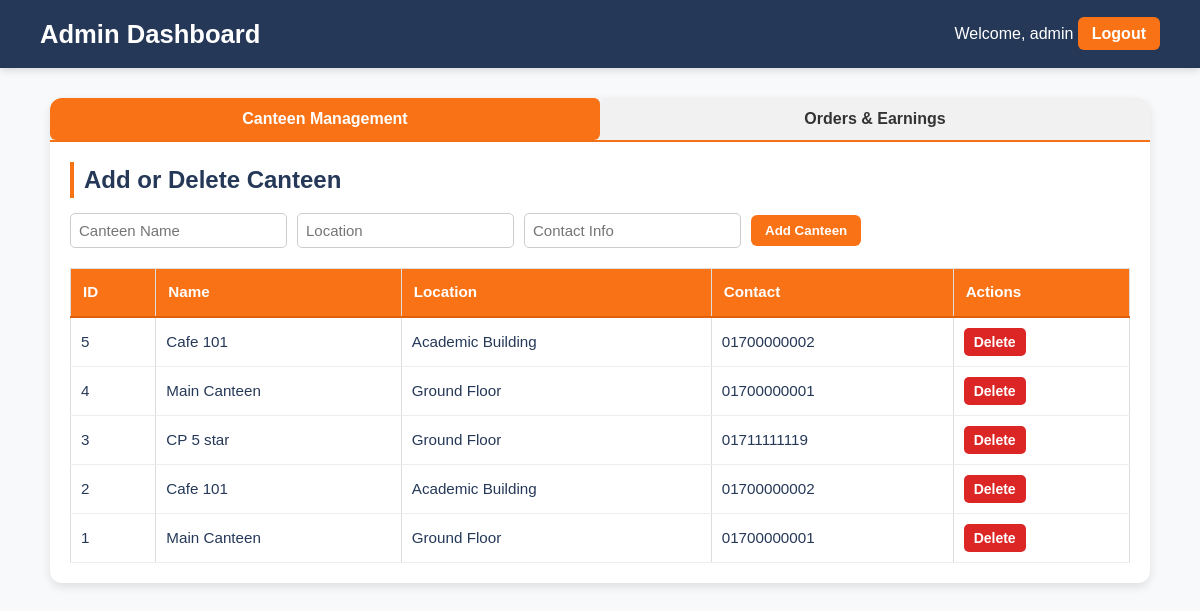
The app's page /admin-dashboard.php (signed in) with its own data.
### tables this page shows
CREATE TABLE `canteens` (
  `id` int(11) NOT NULL,
  `name` varchar(100) NOT NULL,
  `location` varchar(150) DEFAULT NULL,
  `contact_info` varchar(100) DEFAULT NULL,
  `created_at` timestamp NOT NULL DEFAULT current_timestamp()
);

### admin-dashboard.php (the view, shortened to what this page needs)
<?php
include 'api/db.php';
?>
<!DOCTYPE html>
<html lang="en">
<head>
  <link rel="stylesheet" href="css/dashboard.css">
</head>
<body>
  <nav class="navbar">
    <h1>Admin Dashboard</h1>
    <div>
      Welcome, <?php echo htmlspecialchars($_SESSION['user_name']); ?>
      <a href="api/logout.php" class="logout-btn">Logout</a>
    </div>
  </nav>
  <div class="tab-container">
    <div class="tab-buttons">
      <button class="tab-btn active" data-tab="canteens">Canteen Management</button>
      <button class="tab-btn" data-tab="reports">Orders & Earnings</button>
    </div>
    <div id="canteens" class="tab-content active">
      <h2>Add or Delete Canteen</h2>
      <form id="addCanteenForm">
        <input type="text" name="name" placeholder="Canteen Name" required>
        <input type="text" name="location" placeholder="Location">
        <input type="text" name="contact_info" placeholder="Contact Info">
        <button type="submit">Add Canteen</button>
      </form>
      <table>
        <thead>
          <tr><th>ID</th><th>Name</th><th>Location</th><th>Contact</th><th>Actions</th></tr>
        </thead>
        <tbody id="canteenTable">
          <?php
            $result = $conn->query("SELECT * FROM canteens ORDER BY id DESC");
            while ($row = $result->fetch_assoc()) {
              echo "<tr>
                      <td>{$row['id']}</td>
                      <td>{$row['name']}</td>
                      <td>{$row['location']}</td>
                      <td>{$row['contact_info']}</td>
                      <td><button class='delete-btn' data-id='{$row['id']}'>Delete</button></td>
                    </tr>";
            }
          ?>
        </tbody>
      </table>
    </div>
  </div>
</body>
</html>

### css/dashboard.css (style rules this page uses)
* { margin: 0; padding: 0; box-sizing: border-box; }
body { font-family: "Poppins", sans-serif; background: #f8f9fb; color: #253858; line-height: 1.5; overflow-x: hidden; }
.navbar { background: #253858; color: white; display: flex; justify-content: space-between; align-items: center; padding: 15px 40px; box-shadow: 0 2px 8px rgba(0, 0, 0, 0.15); position: sticky; top: 0; z-index: 1000; }
.navbar h1 { font-size: 1.6rem; font-weight: 600; }
.navbar a.logout-btn { background: #f97316; color: white; padding: 8px 14px; border-radius: 6px; font-weight: 600; text-decoration: none; transition: 0.3s; }
.tab-container { width: 95%; max-width: 1100px; margin: 30px auto 60px; background: #fff; border-radius: 12px; box-shadow: 0 4px 10px rgba(0, 0, 0, 0.1); overflow: hidden; }
.tab-buttons { display: flex; background: #f2f4f8; border-bottom: 2px solid #f97316; }
.tab-buttons button { flex: 1; background: transparent; border: none; padding: 14px; font-size: 1rem; font-weight: 600; color: #253858; cursor: pointer; transition: all 0.3s ease; }
.tab-buttons button.active { background: #f97316; color: #fff; }
.tab-content { display: none; padding: 25px 30px; background: #fff; animation: fadeIn 0.4s ease; }
.tab-content.active { display: block; }
h2, h3 { color: #253858; margin-bottom: 15px; font-weight: 600; }
form { display: flex; flex-wrap: wrap; gap: 12px; align-items: center; margin-bottom: 20px; }
input, select { padding: 10px 12px; border: 1px solid #ccc; border-radius: 8px; font-size: 15px; min-width: 180px; transition: border-color 0.3s, box-shadow 0.3s; }
button { background: #f97316; color: white; border: none; padding: 10px 18px; border-radius: 8px; cursor: pointer; font-weight: 600; transition: all 0.3s; }
table { width: 100%; border-collapse: collapse; margin-top: 10px; font-size: 0.95rem; }
table th { background: #f97316; color: white; padding: 12px; text-align: left; font-weight: 600; border-bottom: 2px solid #e25f0b; }
table td { padding: 10px; border-bottom: 1px solid #eee; }
.delete-btn { background: #dc2626; color: white; border: none; padding: 6px 10px; border-radius: 5px; cursor: pointer; font-size: 14px; transition: 0.3s; }
#canteens h2, #reports h2 { border-left: 4px solid #f97316; padding-left: 10px; }

### admin-dashboard.php (style rules this page uses)
.tab-container { margin: 30px auto; width: 95%; max-width: 1100px; }
.tab-buttons { display: flex; border-bottom: 2px solid #f97316; }
.tab-buttons button { flex: 1; padding: 12px; border: none; background: #f1f1f1; color: #333; font-weight: 600; cursor: pointer; transition: 0.3s; }
.tab-buttons button.active { background: #f97316; color: white; }
.tab-content { display: none; padding: 20px; background: white; border-radius: 0 0 10px 10px; box-shadow: 0 3px 10px rgba(0,0,0,0.1); }
.tab-content.active { display: block; }
table { width: 100%; border-collapse: collapse; margin-top: 15px; }
table, th, td { border: 1px solid #ddd; text-align: left; }
th, td { padding: 10px; }
th { background: #f97316; color: white; }
form { margin-top: 15px; display: flex; flex-wrap: wrap; gap: 10px; align-items: center; }
input, select { padding: 8px; border: 1px solid #ccc; border-radius: 5px; }
button { background: #f97316; color: white; border: none; padding: 8px 14px; border-radius: 6px; cursor: pointer; transition: 0.3s; }
h2 { margin-top: 0; color: #253858; }

### records on screen
canteens: id "5", name "Cafe 101", location "Academic Building", contact_info "01700000002"
canteens: id "4", name "Main Canteen", location "Ground Floor", contact_info "01700000001"
canteens: id "3", name "CP 5 star", location "Ground Floor", contact_info "01711111119"
canteens: id "2", name "Cafe 101", location "Academic Building", contact_info "01700000002"
canteens: id "1", name "Main Canteen", location "Ground Floor", contact_info "01700000001"

### other values on screen
$_SESSION['user_name'] "admin"
